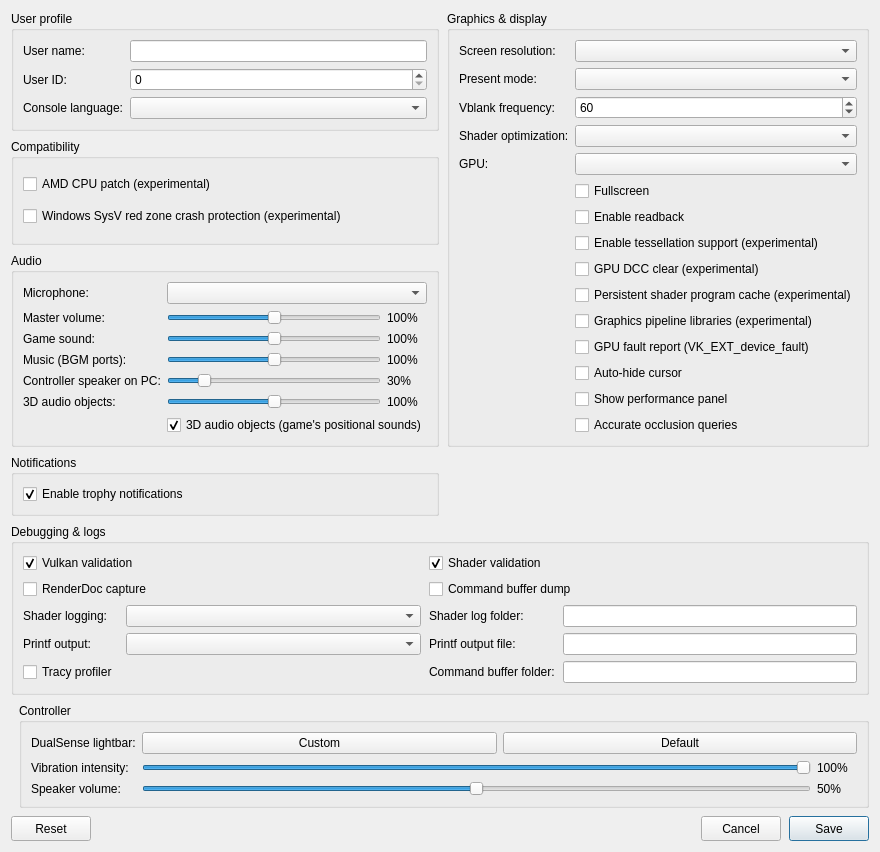
<?xml version="1.0" encoding="UTF-8"?>
<ui version="4.0">
 <class>ConfigurationEditDialog</class>
 <widget class="QDialog" name="ConfigurationEditDialog">
  <property name="geometry">
   <rect>
    <x>0</x>
    <y>0</y>
    <width>840</width>
    <height>620</height>
   </rect>
  </property>
  <property name="windowTitle">
   <string>Settings</string>
  </property>
  <property name="locale">
   <locale language="English" country="UnitedStates"/>
  </property>
  <layout class="QGridLayout" name="gridLayout">
   <property name="horizontalSpacing">
    <number>8</number>
   </property>
   <property name="verticalSpacing">
    <number>8</number>
   </property>
   <item row="0" column="0" colspan="2">
    <layout class="QGridLayout" name="sectionsLayout" columnstretch="1,1">
     <property name="horizontalSpacing">
      <number>8</number>
     </property>
     <property name="verticalSpacing">
      <number>8</number>
     </property>
     <item row="0" column="0">
      <widget class="QGroupBox" name="user_profile_group">
       <property name="title">
        <string>User profile</string>
       </property>
       <layout class="QFormLayout" name="userProfileLayout">
        <property name="fieldGrowthPolicy">
         <enum>QFormLayout::AllNonFixedFieldsGrow</enum>
        </property>
        <item row="0" column="0">
         <widget class="QLabel" name="label_user_name">
          <property name="text"><string>User name:</string></property>
         </widget>
        </item>
        <item row="0" column="1">
         <widget class="MandatoryLineEdit" name="lineEdit_user_name">
          <property name="toolTip"><string>Local user name exposed to games</string></property>
          <property name="clearButtonEnabled"><bool>true</bool></property>
         </widget>
        </item>
        <item row="1" column="0">
         <widget class="QLabel" name="label_user_id">
          <property name="text"><string>User ID:</string></property>
         </widget>
        </item>
        <item row="1" column="1">
         <widget class="QSpinBox" name="spinBox_user_id">
          <property name="toolTip"><string>Local user ID exposed to games</string></property>
          <property name="maximum"><number>2147483647</number></property>
         </widget>
        </item>
        <item row="2" column="0">
         <widget class="QLabel" name="label_console_language">
          <property name="text"><string>Console language:</string></property>
         </widget>
        </item>
        <item row="2" column="1">
         <widget class="QComboBox" name="comboBox_console_language">
          <property name="toolTip"><string>Language</string></property>
         </widget>
        </item>
       </layout>
      </widget>
     </item>
     <item row="2" column="0">
      <widget class="QGroupBox" name="audio_group">
       <property name="title"><string>Audio</string></property>
       <layout class="QFormLayout" name="audioLayout">
        <property name="fieldGrowthPolicy">
         <enum>QFormLayout::AllNonFixedFieldsGrow</enum>
        </property>
        <item row="0" column="0">
         <widget class="QLabel" name="label_audio_input_device">
          <property name="text"><string>Microphone:</string></property>
         </widget>
        </item>
        <item row="0" column="1">
         <widget class="QComboBox" name="comboBox_audio_input_device"/>
        </item>
        <item row="1" column="0">
         <widget class="QLabel" name="label_audio_master">
          <property name="text"><string>Master volume:</string></property>
         </widget>
        </item>
        <item row="1" column="1">
         <layout class="QHBoxLayout" name="audio_master_layout">
          <item>
           <widget class="QSlider" name="slider_audio_master">
            <property name="toolTip"><string>Everything the game plays on this PC (not the DualSense). 100% is unchanged; above 100% amplifies and can clip.</string></property>
            <property name="maximum"><number>200</number></property>
            <property name="singleStep"><number>5</number></property>
            <property name="pageStep"><number>10</number></property>
            <property name="value"><number>100</number></property>
            <property name="orientation"><enum>Qt::Horizontal</enum></property>
           </widget>
          </item>
          <item>
           <widget class="QLabel" name="label_audio_master_value">
            <property name="minimumSize"><size><width>40</width><height>0</height></size></property>
            <property name="text"><string>100%</string></property>
           </widget>
          </item>
         </layout>
        </item>
        <item row="2" column="0">
         <widget class="QLabel" name="label_audio_main">
          <property name="text"><string>Game sound:</string></property>
         </widget>
        </item>
        <item row="2" column="1">
         <layout class="QHBoxLayout" name="audio_main_layout">
          <item>
           <widget class="QSlider" name="slider_audio_main">
            <property name="toolTip"><string>Game audio on the main output ports (most effects, and music in games that mix it there). 100% is unchanged.</string></property>
            <property name="maximum"><number>200</number></property>
            <property name="singleStep"><number>5</number></property>
            <property name="pageStep"><number>10</number></property>
            <property name="value"><number>100</number></property>
            <property name="orientation"><enum>Qt::Horizontal</enum></property>
           </widget>
          </item>
          <item>
           <widget class="QLabel" name="label_audio_main_value">
            <property name="minimumSize"><size><width>40</width><height>0</height></size></property>
            <property name="text"><string>100%</string></property>
           </widget>
          </item>
         </layout>
        </item>
        <item row="3" column="0">
         <widget class="QLabel" name="label_audio_music">
          <property name="text"><string>Music (BGM ports):</string></property>
         </widget>
        </item>
        <item row="3" column="1">
         <layout class="QHBoxLayout" name="audio_music_layout">
          <item>
           <widget class="QSlider" name="slider_audio_music">
            <property name="toolTip"><string>Music the game plays on its own background-music ports. Has no effect on games that mix music into the main output.</string></property>
            <property name="maximum"><number>200</number></property>
            <property name="singleStep"><number>5</number></property>
            <property name="pageStep"><number>10</number></property>
            <property name="value"><number>100</number></property>
            <property name="orientation"><enum>Qt::Horizontal</enum></property>
           </widget>
          </item>
          <item>
           <widget class="QLabel" name="label_audio_music_value">
            <property name="minimumSize"><size><width>40</width><height>0</height></size></property>
            <property name="text"><string>100%</string></property>
           </widget>
          </item>
         </layout>
        </item>
        <item row="4" column="0">
         <widget class="QLabel" name="label_audio_pad_speaker">
          <property name="text"><string>Controller speaker on PC:</string></property>
         </widget>
        </item>
        <item row="4" column="1">
         <layout class="QHBoxLayout" name="audio_pad_speaker_layout">
          <item>
           <widget class="QSlider" name="slider_audio_pad_speaker">
            <property name="toolTip"><string>Sounds meant for the DualSense speaker when no DualSense plays them (no controller, or not wired/Bluetooth). The console speaker is small, so these are turned down by default.</string></property>
            <property name="maximum"><number>200</number></property>
            <property name="singleStep"><number>5</number></property>
            <property name="pageStep"><number>10</number></property>
            <property name="value"><number>30</number></property>
            <property name="orientation"><enum>Qt::Horizontal</enum></property>
           </widget>
          </item>
          <item>
           <widget class="QLabel" name="label_audio_pad_speaker_value">
            <property name="minimumSize"><size><width>40</width><height>0</height></size></property>
            <property name="text"><string>30%</string></property>
           </widget>
          </item>
         </layout>
        </item>
        <item row="5" column="0">
         <widget class="QLabel" name="label_audio_objects">
          <property name="text"><string>3D audio objects:</string></property>
         </widget>
        </item>
        <item row="5" column="1">
         <layout class="QHBoxLayout" name="audio_objects_layout">
          <item>
           <widget class="QSlider" name="slider_audio_objects">
            <property name="toolTip"><string>Sound effects the game places in 3D (PS5 3D audio object ports), mixed into the game sound on this PC. Game sound and master volume apply on top. 100% is unchanged.</string></property>
            <property name="maximum"><number>200</number></property>
            <property name="singleStep"><number>5</number></property>
            <property name="pageStep"><number>10</number></property>
            <property name="value"><number>100</number></property>
            <property name="orientation"><enum>Qt::Horizontal</enum></property>
           </widget>
          </item>
          <item>
           <widget class="QLabel" name="label_audio_objects_value">
            <property name="minimumSize"><size><width>40</width><height>0</height></size></property>
            <property name="text"><string>100%</string></property>
           </widget>
          </item>
         </layout>
        </item>
        <item row="6" column="1">
         <widget class="QCheckBox" name="checkBox_audio_objects">
          <property name="toolTip"><string>Play the sounds the game places in 3D (PS5 3D audio object ports: ambience, positioned effects). Off drops them, as older Kyty versions did.</string></property>
          <property name="text"><string>3D audio objects (game's positional sounds)</string></property>
          <property name="checked"><bool>true</bool></property>
         </widget>
        </item>
       </layout>
      </widget>
     </item>
     <item row="0" column="1" rowspan="3">
      <widget class="QGroupBox" name="graphics_group">
       <property name="title">
        <string>Graphics &amp;&amp; display</string>
       </property>
       <layout class="QFormLayout" name="graphicsLayout">
        <property name="fieldGrowthPolicy">
         <enum>QFormLayout::AllNonFixedFieldsGrow</enum>
        </property>
        <item row="0" column="0">
         <widget class="QLabel" name="label_screen_resolution">
          <property name="text"><string>Screen resolution:</string></property>
         </widget>
        </item>
        <item row="0" column="1">
         <widget class="QComboBox" name="comboBox_screen_resolution">
          <property name="toolTip"><string>Window resolution</string></property>
         </widget>
        </item>
        <item row="1" column="0">
         <widget class="QLabel" name="label_present_mode">
          <property name="text"><string>Present mode:</string></property>
         </widget>
        </item>
        <item row="1" column="1">
         <widget class="QComboBox" name="comboBox_present_mode">
          <property name="toolTip"><string>Vulkan swapchain presentation mode</string></property>
         </widget>
        </item>
        <item row="2" column="0">
         <widget class="QLabel" name="label_vblank_frequency">
          <property name="text"><string>Vblank frequency:</string></property>
         </widget>
        </item>
        <item row="2" column="1">
         <widget class="QSpinBox" name="spinBox_vblank_frequency">
          <property name="toolTip"><string>Virtual display refresh rate used for frame pacing</string></property>
          <property name="minimum"><number>30</number></property>
          <property name="maximum"><number>360</number></property>
          <property name="value"><number>60</number></property>
         </widget>
        </item>
        <item row="3" column="0">
         <widget class="QLabel" name="label_shader_optimization">
          <property name="text"><string>Shader optimization:</string></property>
         </widget>
        </item>
        <item row="3" column="1">
         <widget class="QComboBox" name="comboBox_shader_optimization_type">
          <property name="toolTip"><string>Optimize shaders for code size or performance</string></property>
         </widget>
        </item>
        <item row="4" column="0">
         <widget class="QLabel" name="label_gpu">
          <property name="text"><string>GPU:</string></property>
         </widget>
        </item>
        <item row="4" column="1">
         <widget class="QComboBox" name="comboBox_gpu">
          <property name="toolTip"><string>Graphics device used by the emulator</string></property>
         </widget>
        </item>
        <item row="5" column="1">
         <widget class="QCheckBox" name="checkBox_fullscreen">
          <property name="toolTip"><string>Run in borderless desktop fullscreen</string></property>
          <property name="text"><string>Fullscreen</string></property>
         </widget>
        </item>
        <item row="6" column="1">
         <widget class="QCheckBox" name="checkBox_readback">
          <property name="toolTip"><string>Read back writable linear images</string></property>
          <property name="text"><string>Enable readback</string></property>
         </widget>
        </item>
        <item row="7" column="1">
         <widget class="QCheckBox" name="checkBox_tessellation">
          <property name="toolTip"><string>Draw tessellated geometry. Disabled by default; unsupported tessellation may cause crashes.</string></property>
          <property name="text"><string>Enable tessellation support (experimental)</string></property>
         </widget>
        </item>
        <item row="8" column="1">
         <widget class="QCheckBox" name="checkBox_dcc_gpu_clear">
          <property name="toolTip"><string>Clear DCC color metadata on the GPU instead of draining the GPU on the CPU fallback. Reduces stutter in foliage-heavy scenes.</string></property>
          <property name="text"><string>GPU DCC clear (experimental)</string></property>
         </widget>
        </item>
        <item row="9" column="1">
         <widget class="QCheckBox" name="checkBox_program_cache">
          <property name="toolTip"><string>Cache translated shader programs to disk. Reduces shader compilation on later runs.</string></property>
          <property name="text"><string>Persistent shader program cache (experimental)</string></property>
         </widget>
        </item>
        <item row="10" column="1">
         <widget class="QCheckBox" name="checkBox_pipeline_library">
          <property name="toolTip"><string>Fast-link graphics pipelines from libraries. May reduce pipeline creation stalls.</string></property>
          <property name="text"><string>Graphics pipeline libraries (experimental)</string></property>
         </widget>
        </item>
        <item row="11" column="1">
         <widget class="QCheckBox" name="checkBox_gpu_fault_report">
          <property name="toolTip"><string>Enables VK_EXT_device_fault (KYTY_GPU_FAULT_REPORT=1). If the GPU is lost, the log gets the fault description, addresses and vendor codes. It costs nothing while the game runs. It does not turn on the graphics debug dump (KYTY_CAPTURE_SHADER_DETAILS=1), which dumps every PM4 packet and is very slow.</string></property>
          <property name="text"><string>GPU fault report (VK_EXT_device_fault)</string></property>
         </widget>
        </item>
        <item row="12" column="1">
         <widget class="QCheckBox" name="checkBox_hide_cursor">
          <property name="toolTip"><string>Hide the host cursor after 2 seconds without mouse activity</string></property>
          <property name="text"><string>Auto-hide cursor</string></property>
         </widget>
        </item>
        <item row="13" column="1">
         <widget class="QCheckBox" name="checkBox_perf_overlay">
          <property name="toolTip"><string>Show FPS, frame times, CPU/GPU usage, RAM and memory pressure in the game window. Press F2 (Cmd+P on macOS) in game to toggle it, and add Shift for the detailed view.</string></property>
          <property name="text"><string>Show performance panel</string></property>
         </widget>
        </item>
        <item row="14" column="1">
         <widget class="QCheckBox" name="checkBox_gpu_occlusion">
          <property name="toolTip"><string>Count visible samples on the GPU. Turning this off reports all queried objects as visible, which may be faster but can show hidden objects or effects.</string></property>
          <property name="text"><string>Accurate occlusion queries</string></property>
         </widget>
        </item>
       </layout>
      </widget>
     </item>
     <item row="3" column="0">
      <widget class="QGroupBox" name="notifications_group">
       <property name="title"><string>Notifications</string></property>
       <layout class="QVBoxLayout" name="notificationsLayout">
        <item>
         <widget class="QCheckBox" name="checkBox_trophy_notifications">
          <property name="toolTip"><string>Show trophy unlock notifications and play their sound.
To use your own sound, replace the emulator's assets/sounds/trophy-unlock.wav with a WAV file and restart the game.</string></property>
          <property name="text"><string>Enable trophy notifications</string></property>
          <property name="checked"><bool>true</bool></property>
         </widget>
        </item>
       </layout>
      </widget>
     </item>
     <item row="4" column="0" colspan="2">
      <widget class="QGroupBox" name="debug_group">
       <property name="title">
        <string>Debugging &amp;&amp; logs</string>
       </property>
       <layout class="QGridLayout" name="debugLayout" columnstretch="0,1,0,1">
        <property name="horizontalSpacing"><number>8</number></property>
        <property name="verticalSpacing"><number>6</number></property>
        <item row="0" column="0" colspan="2">
         <widget class="QCheckBox" name="checkBox_vulkan_validation">
          <property name="toolTip"><string>Enable Vulkan validation layers</string></property>
          <property name="text"><string>Vulkan validation</string></property>
          <property name="checked"><bool>true</bool></property>
         </widget>
        </item>
        <item row="0" column="2" colspan="2">
         <widget class="QCheckBox" name="checkBox_shader_validation">
          <property name="toolTip"><string>Validate SPIR-V binary</string></property>
          <property name="text"><string>Shader validation</string></property>
          <property name="checked"><bool>true</bool></property>
         </widget>
        </item>
        <item row="1" column="0" colspan="2">
         <widget class="QCheckBox" name="checkBox_renderdoc_capture">
          <property name="toolTip"><string>Enable RenderDoc capture</string></property>
          <property name="text"><string>RenderDoc capture</string></property>
         </widget>
        </item>
        <item row="1" column="2" colspan="2">
         <widget class="QCheckBox" name="checkBox_cmd_dump">
          <property name="toolTip"><string>Dump command buffers</string></property>
          <property name="text"><string>Command buffer dump</string></property>
         </widget>
        </item>
        <item row="2" column="0">
         <widget class="QLabel" name="label_shader_log_direction">
          <property name="text"><string>Shader logging:</string></property>
         </widget>
        </item>
        <item row="2" column="1">
         <widget class="QComboBox" name="comboBox_shader_log_direction">
          <property name="toolTip"><string>Dump shaders to file or console window. If enabled may decrease emulator performance</string></property>
         </widget>
        </item>
        <item row="2" column="2">
         <widget class="QLabel" name="label_shader_log_folder">
          <property name="text"><string>Shader log folder:</string></property>
         </widget>
        </item>
        <item row="2" column="3">
         <widget class="MandatoryLineEdit" name="lineEdit_shader_log_folder">
          <property name="toolTip"><string>Specify directory to dump shaders</string></property>
          <property name="clearButtonEnabled"><bool>true</bool></property>
         </widget>
        </item>
        <item row="3" column="0">
         <widget class="QLabel" name="label_printf_direction">
          <property name="text"><string>Printf output:</string></property>
         </widget>
        </item>
        <item row="3" column="1">
         <widget class="QComboBox" name="comboBox_printf_direction">
          <property name="toolTip"><string>Print logs to file or console window. If enabled may decrease emulator performance</string></property>
         </widget>
        </item>
        <item row="3" column="2">
         <widget class="QLabel" name="label_printf_file">
          <property name="text"><string>Printf output file:</string></property>
         </widget>
        </item>
        <item row="3" column="3">
         <widget class="MandatoryLineEdit" name="lineEdit_printf_file">
          <property name="toolTip"><string>Specify file to dump logs</string></property>
          <property name="clearButtonEnabled"><bool>true</bool></property>
         </widget>
        </item>
        <item row="4" column="0">
         <widget class="QCheckBox" name="checkBox_profiler">
          <property name="toolTip"><string>Enable the Tracy profiler. Profiling may decrease emulator performance</string></property>
          <property name="text"><string>Tracy profiler</string></property>
         </widget>
        </item>
        <item row="4" column="2">
         <widget class="QLabel" name="label_cmd_dump_folder">
          <property name="text"><string>Command buffer folder:</string></property>
         </widget>
        </item>
        <item row="4" column="3">
         <widget class="MandatoryLineEdit" name="lineEdit_cmd_dump_folder">
          <property name="toolTip"><string>Specify directory to dump command buffers</string></property>
          <property name="clearButtonEnabled"><bool>true</bool></property>
         </widget>
        </item>
       </layout>
      </widget>
     </item>
     <item row="1" column="0">
      <widget class="QGroupBox" name="compatibility_group">
       <property name="title">
        <string>Compatibility</string>
       </property>
       <layout class="QVBoxLayout" name="compatibilityLayout">
        <item>
         <widget class="QCheckBox" name="checkBox_amd_cpu">
          <property name="toolTip"><string>Patch CPU instructions that differ between AMD and the host CPU.</string></property>
          <property name="text"><string>AMD CPU patch (experimental)</string></property>
         </widget>
        </item>
        <item>
         <widget class="QCheckBox" name="checkBox_red_zone_protection">
          <property name="toolTip"><string>Helps prevent crashes in some games on Windows</string></property>
          <property name="text"><string>Windows SysV red zone crash protection (experimental)</string></property>
         </widget>
        </item>
       </layout>
      </widget>
     </item>
    </layout>
   </item>
   <item row="1" column="1">
    <widget class="QGroupBox" name="controller_group">
     <property name="title"><string>Controller</string></property>
     <layout class="QFormLayout" name="controllerLayout">
      <property name="fieldGrowthPolicy"><enum>QFormLayout::AllNonFixedFieldsGrow</enum></property>
      <item row="0" column="0">
       <widget class="QLabel" name="label_controller_color">
        <property name="text"><string>DualSense lightbar:</string></property>
       </widget>
      </item>
      <item row="0" column="1">
       <layout class="QHBoxLayout" name="controllerColorLayout">
        <item>
         <widget class="QPushButton" name="button_controller_color">
          <property name="toolTip"><string>Choose and preview a fixed LED color. Bluetooth DualSense may take several seconds to update.</string></property>
          <property name="text"><string>Custom</string></property>
         </widget>
        </item>
        <item>
         <widget class="QPushButton" name="button_controller_color_reset">
          <property name="toolTip"><string>Let the game control the lightbar</string></property>
          <property name="text"><string>Default</string></property>
         </widget>
        </item>
       </layout>
      </item>
      <item row="1" column="0">
       <widget class="QLabel" name="label_controller_vibration">
        <property name="text"><string>Vibration intensity:</string></property>
       </widget>
      </item>
      <item row="1" column="1">
       <layout class="QHBoxLayout" name="controllerVibrationLayout">
        <item>
         <widget class="QSlider" name="slider_controller_vibration">
          <property name="toolTip"><string>Scale DualSense vibration over USB and Bluetooth</string></property>
          <property name="maximum"><number>100</number></property>
          <property name="value"><number>100</number></property>
          <property name="orientation"><enum>Qt::Horizontal</enum></property>
         </widget>
        </item>
        <item>
         <widget class="QLabel" name="label_controller_vibration_value">
          <property name="minimumSize"><size><width>40</width><height>0</height></size></property>
          <property name="text"><string>100%</string></property>
         </widget>
        </item>
       </layout>
      </item>
      <item row="2" column="0">
       <widget class="QLabel" name="label_controller_volume">
        <property name="text"><string>Speaker volume:</string></property>
       </widget>
      </item>
      <item row="2" column="1">
       <layout class="QHBoxLayout" name="controllerVolumeLayout">
        <item>
         <widget class="QSlider" name="slider_controller_volume">
          <property name="toolTip"><string>Scale the DualSense speaker over USB and Bluetooth. 50% is the previous default; 100% adds 6 dB of gain.</string></property>
          <property name="maximum"><number>100</number></property>
          <property name="value"><number>50</number></property>
          <property name="orientation"><enum>Qt::Horizontal</enum></property>
         </widget>
        </item>
        <item>
         <widget class="QLabel" name="label_controller_volume_value">
          <property name="minimumSize"><size><width>40</width><height>0</height></size></property>
          <property name="text"><string>50%</string></property>
         </widget>
        </item>
       </layout>
      </item>
     </layout>
    </widget>
   </item>
   <item row="2" column="0" colspan="2">
    <layout class="QHBoxLayout" name="buttonLayout">
     <item>
     <widget class="QPushButton" name="clear_button">
       <property name="minimumSize"><size><width>80</width><height>25</height></size></property>
       <property name="text"><string>Reset</string></property>
       <property name="toolTip"><string>Restore default settings</string></property>
      </widget>
     </item>
     <item>
      <spacer name="buttonSpacer">
       <property name="orientation"><enum>Qt::Horizontal</enum></property>
       <property name="sizeHint" stdset="0"><size><width>40</width><height>20</height></size></property>
      </spacer>
     </item>
     <item>
      <widget class="QPushButton" name="cancel_button">
       <property name="minimumSize"><size><width>80</width><height>25</height></size></property>
       <property name="text"><string>Cancel</string></property>
      </widget>
     </item>
     <item>
      <widget class="QPushButton" name="ok_button">
       <property name="minimumSize"><size><width>80</width><height>25</height></size></property>
       <property name="text"><string>Save</string></property>
       <property name="default"><bool>true</bool></property>
      </widget>
     </item>
    </layout>
   </item>
  </layout>
 </widget>
 <customwidgets>
  <customwidget>
   <class>MandatoryLineEdit</class>
   <extends>QLineEdit</extends>
   <header>mandatoryLineEdit.h</header>
  </customwidget>
 </customwidgets>
 <resources/>
</ui>
